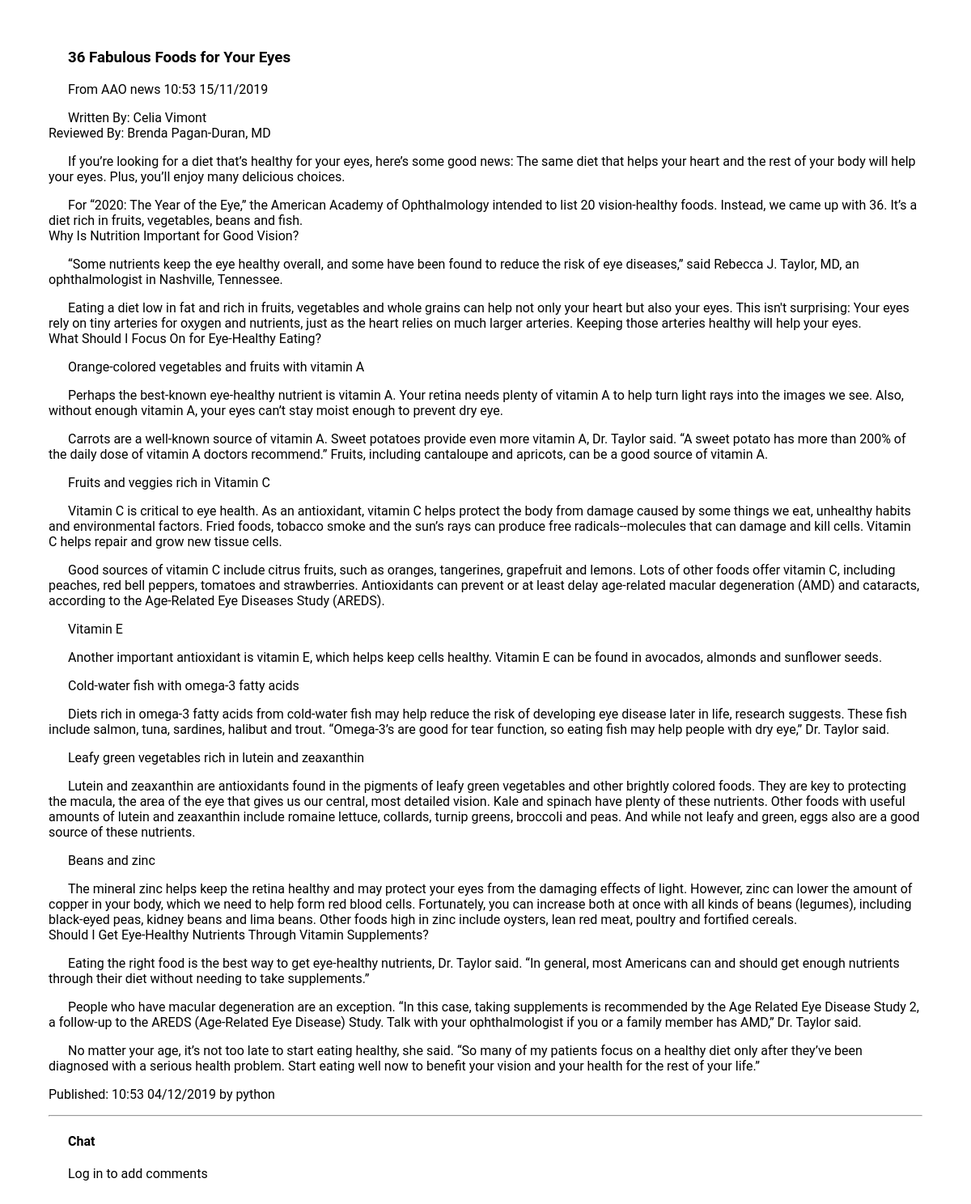
The page /news/1/ on the database its author committed.
### news/models.py (models this page shows, shortened)
class Post(models.Model):
    author = models.ForeignKey(settings.AUTH_USER_MODEL, on_delete=models.PROTECT)
    title = models.CharField(max_length=200)
    text = models.TextField()
    show = models.BooleanField('show', default=True)
    created_date = models.DateTimeField(default=timezone.now)
    published_date = models.DateTimeField(default=timezone.now)
    category = models.ForeignKey(Category, verbose_name='category', on_delete=models.CASCADE)
    class Meta:
        ordering = ['-created_date']
        verbose_name = 'post'
        verbose_name_plural = 'news'

class Category(models.Model):
    title = models.CharField('title', max_length=20)
    describe = models.TextField('description', blank=True)
    class Meta:
        verbose_name = 'category'
        verbose_name_plural = 'categories'
    def __str__(self):
        return self.title

### news/views.py (the view)
# urls.py: url(r'^([0-9]+)/$', views.detail, name='detail'),
def detail(request, post_id):
    error_message = None
    if "error_message" in request.GET:
        error_message = request.GET["error_message"]
    return render(request, "detail.html",
        {
            "post": get_object_or_404(Post, pk=post_id),
            "error_message": error_message,
            "latest_messages": Message.objects.filter(chat_id=post_id).order_by('-pub_date')[:5]
        })

### news/templates/detail.html (shortened to what this page needs)
{% block content %}
{% load static %}
<link rel="stylesheet" type="text/css" href="{% static 'style.css' %}">
    <link rel="stylesheet" >
	<h3>{{ post.title }}</h3>
		<p>
            From {{post.category}} {{post.created_date|date:'H:i d/m/Y'}}
            {{post.text|linebreaks}}
			Published: {{post.published_date|date:'H:i d/m/Y'}} by {{post.author}}
		</p>
<hr>
<h4>Chat</h4>
{% if user.is_authenticated %}
    <form action="post/" method="post">
    {% csrf_token %}
    <div class="input-group mb-3">
      <input type="text"
             class="form-control"
             placeholder="Your message"
             name="message"/>
      <div class="input-group-append">
        <input class="btn btn-success"
                type="submit"
                value="Send"/>
      </div>
    </div>
	</form>
	{% else %}
    <p>Log in to add comments</p>
{% endif %}
{% endblock content %}

### rows shown on the page
Post: title "36 Fabulous Foods for Your Eyes", category "AAO news", created_date "10:53 15/11/2019", text "Written By: Celia Vimont Reviewed By: Brenda Pagan-Duran, MD If you’re looking for a diet that’s healthy for your eyes, here’s some good news: The same diet that helps your heart and the rest of your body will help your eyes. Plus, you’ll enjoy many delicious choices. For “2020: The Year of the Eye,” the American Academy of Ophthalmology intended to list 20 vision-healthy foods. Instead, we came up with 36. It’s a diet rich in fruits, vegetables, beans and fish. Why Is Nutrition Important for Good Vision? “Some nutrients keep the eye healthy overall, and some have been found to reduce the risk of eye diseases,” said Rebecca J. Taylor, MD, an ophthalmologist in Nashville, Tennessee. Eating a…", published_date "10:53 04/12/2019", author "python"
